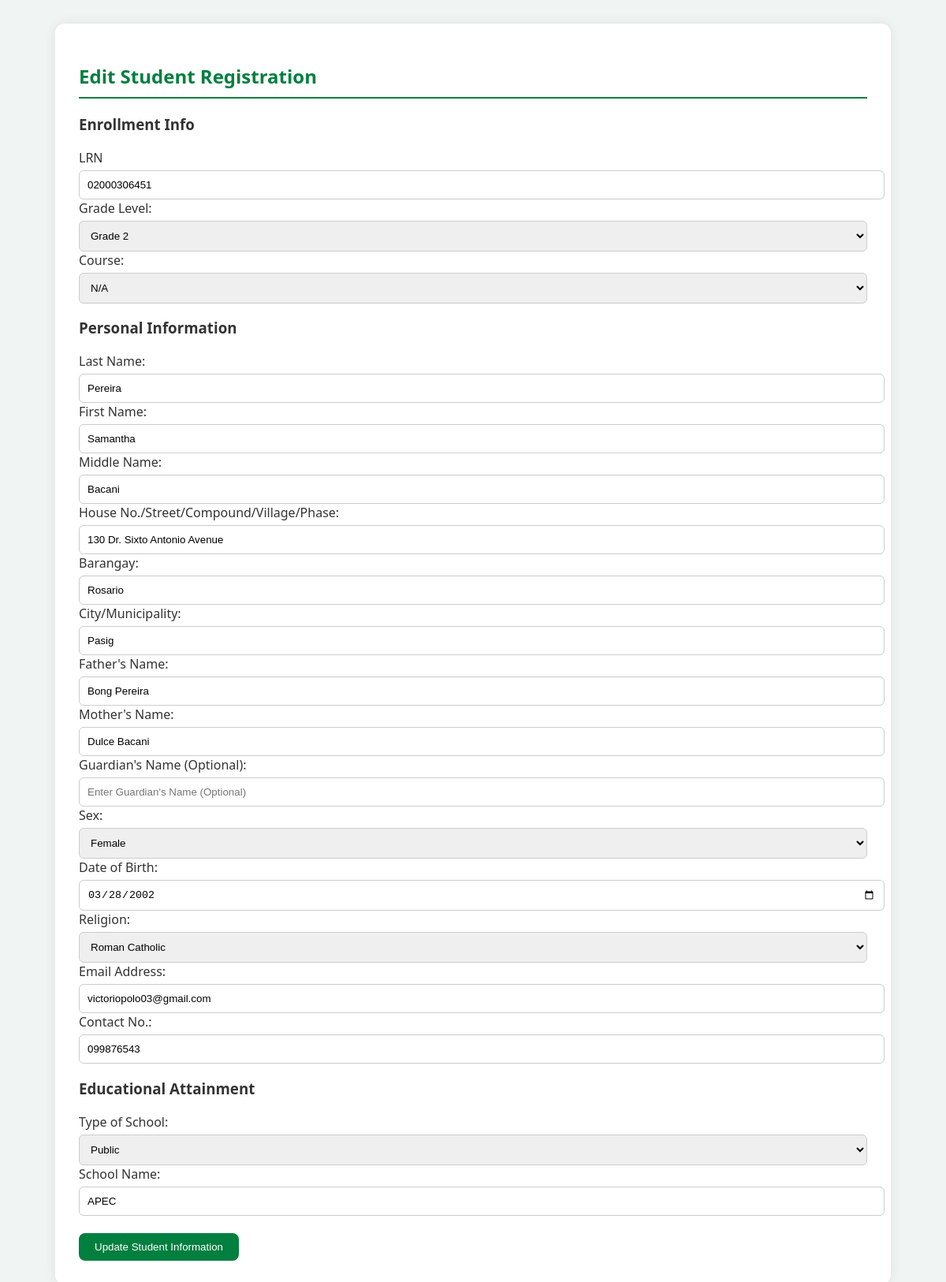
The page /Registrar/edit_student.php?id=42 on the database as committed earlier.
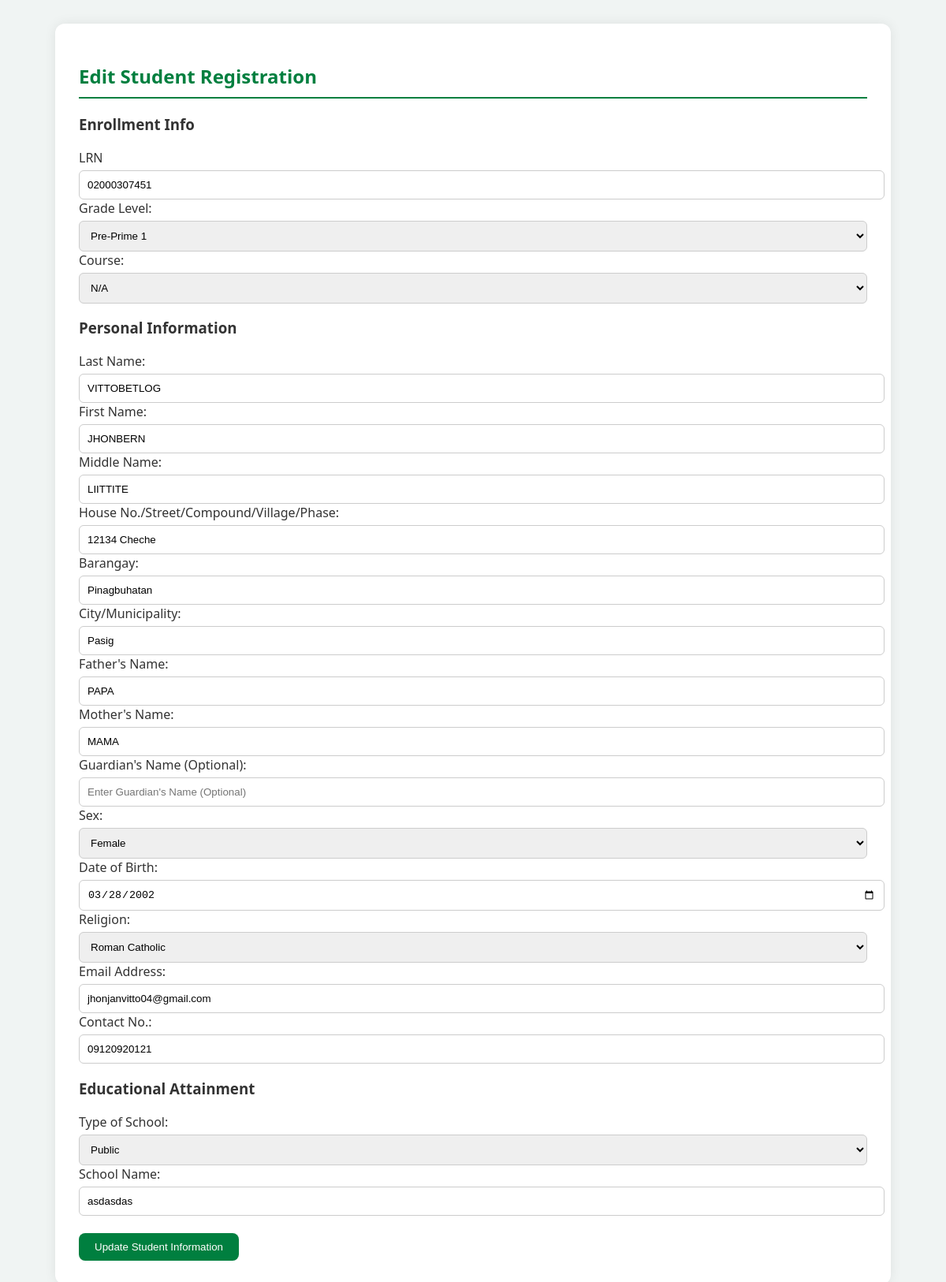
The same page on the database as committed later.
### tables this page shows
CREATE TABLE `students_registration` (
  `id` int(11) NOT NULL,
  `year` varchar(50) NOT NULL,
  `course` varchar(50) DEFAULT NULL,
  `lrn` varchar(50) NOT NULL,
  `lastname` varchar(100) NOT NULL,
  `firstname` varchar(100) NOT NULL,
  `middlename` varchar(100) NOT NULL,
  `specaddress` varchar(255) NOT NULL,
  `brgy` varchar(100) NOT NULL,
  `city` varchar(100) NOT NULL,
  `mother` varchar(100) NOT NULL,
  `father` varchar(100) NOT NULL,
  `gname` varchar(100) DEFAULT NULL,
  `sex` varchar(10) NOT NULL,
  `dob` date NOT NULL,
  `religion` varchar(50) NOT NULL,
  `emailaddress` varchar(100) NOT NULL,
  `contactno` varchar(20) NOT NULL,
  `schooltype` varchar(50) NOT NULL,
  `sname` varchar(255) DEFAULT NULL,
  `created_at` timestamp NOT NULL DEFAULT current_timestamp(),
  `enrollment_status` enum('waiting','enrolled') DEFAULT 'waiting',
  `student_type` varchar(10) DEFAULT NULL
);

### Registrar/edit_student.php (the view, shortened to what this page needs)
<?php
include __DIR__ . '/../db_connection.php';
if (isset($_GET['id'])) {
    $id = intval($_GET['id']);
    $query = "SELECT * FROM students_registration WHERE id = $id";
    $result = mysqli_query($conn, $query);
    $student = mysqli_fetch_assoc($result);
}
?>
<!DOCTYPE html>
<html>
<head>
</head>
<body>
<div class="container">
    <h2>Edit Student Registration</h2>
    <form method="post" action="">
        <h3>Enrollment Info</h3>
        <label>LRN</label>
        <input type="text" name="Lrn" value="<?= htmlspecialchars($student['lrn']) ?>" placeholder="Enter Student No" required>
        <label>Grade Level:</label>
            <select name="year" required>
                <?php
                $grades = [
                    'Pre-Prime 1',
                    'Pre-Prime 2',
                    'Kindergarten',
                    'Grade 1',
                    'Grade 2',
                    'Grade 3',
                    'Grade 4',
                    'Grade 5',
                    'Grade 6',
                    'Grade 7',
                    'Grade 8',
                    'Grade 9',
                    'Grade 10',
                    'Grade 11',
                    'Grade 12'
                ];
                $currentYear = $student['year'];
                foreach ($grades as $label) {
                    $selected = $currentYear === $label ? 'selected' : '';
                    echo "<option value='$label' $selected>$label</option>";
                }
                ?>
            </select>
        <label>Course:</label>
        <select name="course" required>
            <?php
            $courses = ['N/A', 'ABM', 'HUMSS', 'GAS', 'TVL - ICT', 'TVL - HE'];
            foreach ($courses as $c) {
                $selected = $student['course'] == $c ? 'selected' : '';
                echo "<option value='$c' $selected>$c</option>";
            }
            ?>
        </select>
        <h3>Personal Information</h3>
        <label>Last Name:</label>
        <input type="text" name="lastname" value="<?= htmlspecialchars($student['lastname']) ?>" placeholder="Enter Last Name" required>
        <label>First Name:</label>
        <input type="text" name="firstname" value="<?= htmlspecialchars($student['firstname']) ?>" placeholder="Enter First Name" required>
        <label>Middle Name:</label>
        <input type="text" name="middlename" value="<?= htmlspecialchars($student['middlename']) ?>" placeholder="Enter Middle Name">
        <label>House No./Street/Compound/Village/Phase:</label>
        <input type="text" name="specaddress" value="<?= htmlspecialchars($student['specaddress']) ?>" placeholder="Enter House Address" required>
        <label>Barangay:</label>
        <input type="text" name="brgy" value="<?= htmlspecialchars($student['brgy']) ?>" placeholder="Enter Barangay" required>
        <label>City/Municipality:</label>
        <input type="text" name="city" value="<?= htmlspecialchars($student['city']) ?>" placeholder="Enter City/Municipality" required>
        <label>Father's Name:</label>
        <input type="text" name="father" value="<?= htmlspecialchars($student['father']) ?>" placeholder="Enter Father's Name" required>
        <label>Mother's Name:</label>
        <input type="text" name="mother" value="<?= htmlspecialchars($student['mother']) ?>" placeholder="Enter Mother's Name" required>
        <label>Guardian's Name (Optional):</label>
        <input type="text" name="gname" value="<?= htmlspecialchars($student['gname']) ?>" placeholder="Enter Guardian's Name (Optional)">
        <label>Sex:</label>
        <select name="sex" required>
            <option value="Female" <?= $student['sex'] == 'Female' ? 'selected' : ''; ?>>Female</option>
        </select>
        <label>Date of Birth:</label>
        <input type="date" name="dob" value="<?= htmlspecialchars($student['dob']) ?>" required>
        <label>Religion:</label>
        <select name="religion" required>
            <option value="Roman Catholic" <?= $student['religion'] == 'Roman Catholic' ? 'selected' : ''; ?>>Roman Catholic</option>
        </select>
        <label>Email Address:</label>
        <input type="email" name="emailaddress" value="<?= htmlspecialchars($student['emailaddress']) ?>" placeholder="Enter Email Address" required>
        <label>Contact No.:</label>
        <input type="tel" name="contactno" value="<?= htmlspecialchars($student['contactno']) ?>" placeholder="Enter Contact No." required>
        <h3>Educational Attainment</h3>
        <label>Type of School:</label>
        <select name="schooltype" required>
            <option value="Public" <?= $student['schooltype'] == 'Public' ? 'selected' : ''; ?>>Public</option>
        </select>
        <label>School Name:</label>
        <input type="text" name="sname" value="<?= htmlspecialchars($student['sname']) ?>" placeholder="Enter Last School Attended" required>
        <br><br>
        <input type="submit" value="Update Student Information">
    </form>
</div>
</body>
</html>

Rows that differ between the two databases and show on the page:
changed students_registration "Pasig": Lrn "02000306451" → "02000307451"; lastname "Pereira" → "VITTOBETLOG"; firstname "Samantha" → "JHONBERN"; middlename "Bacani" → "LIITTITE"; specaddress "130 Dr. Sixto Antonio Avenue" → "12134 Cheche"; brgy "Rosario" → "Pinagbuhatan"; father "Bong Pereira" → "PAPA"; mother "Dulce Bacani" → "MAMA"; emailaddress "victoriopolo03@gmail.com" → "jhonjanvitto04@gmail.com"; contactno "099876543" → "09120920121"; sname "APEC" → "asdasdas"
Other text that changed with them:
form field year: "Grade 2" → "Pre-Prime 1"
